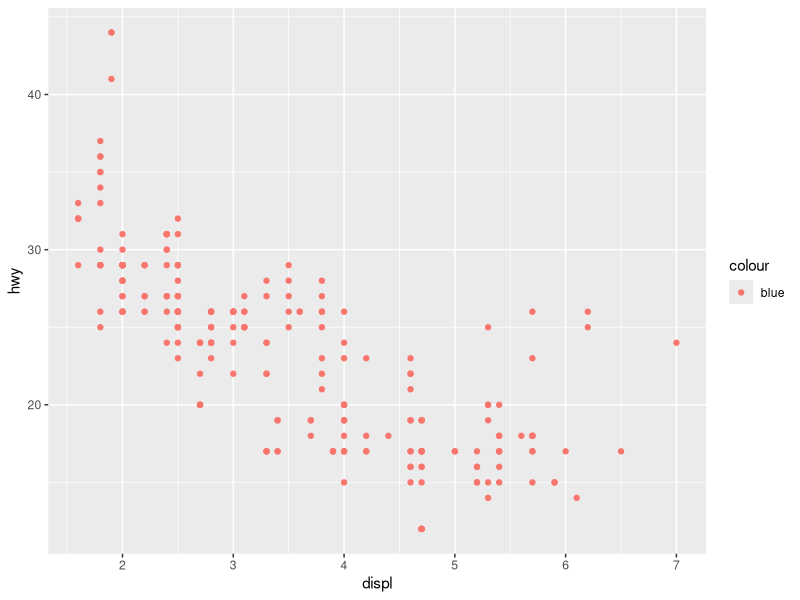
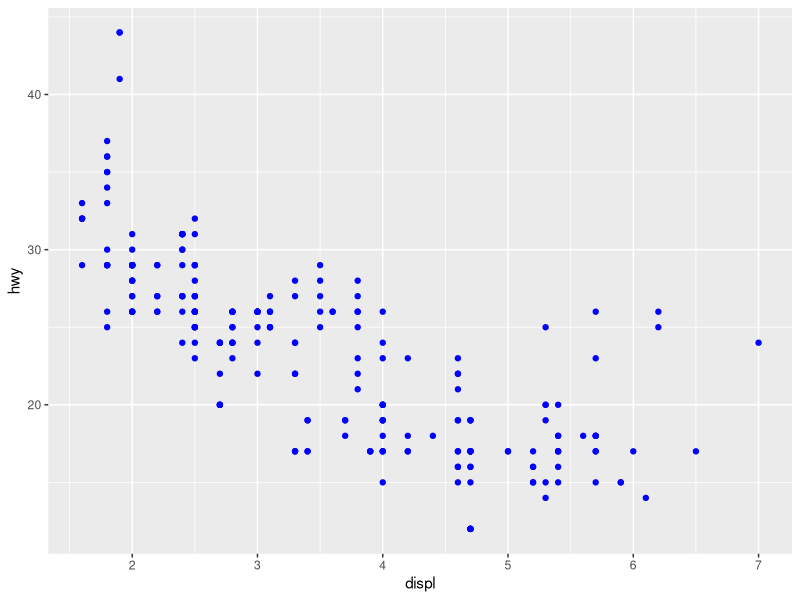
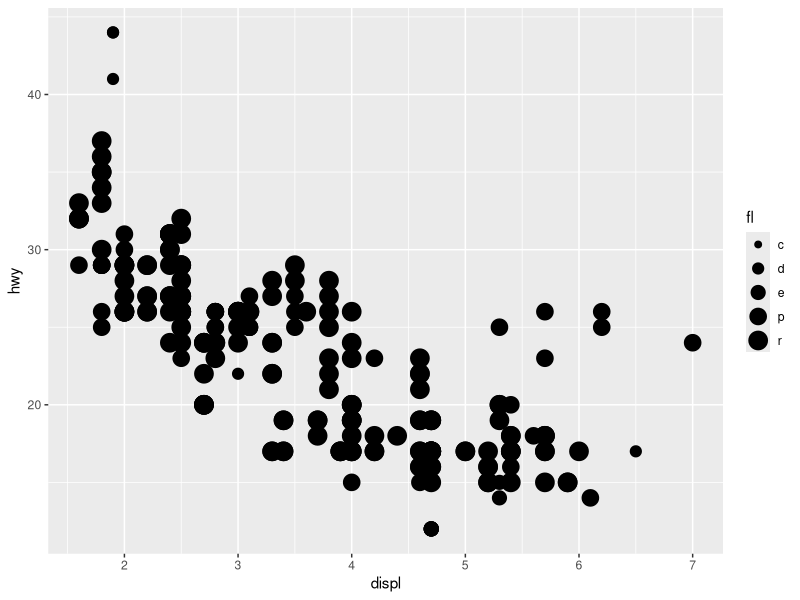
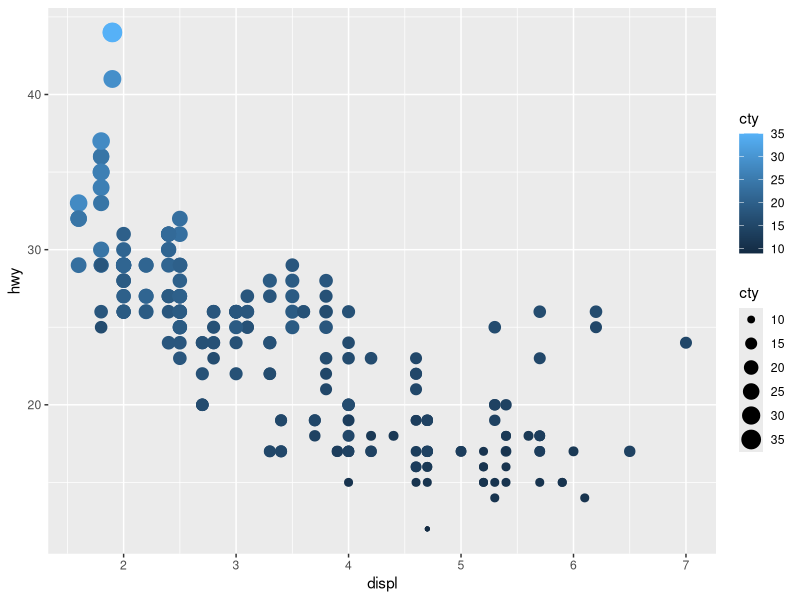
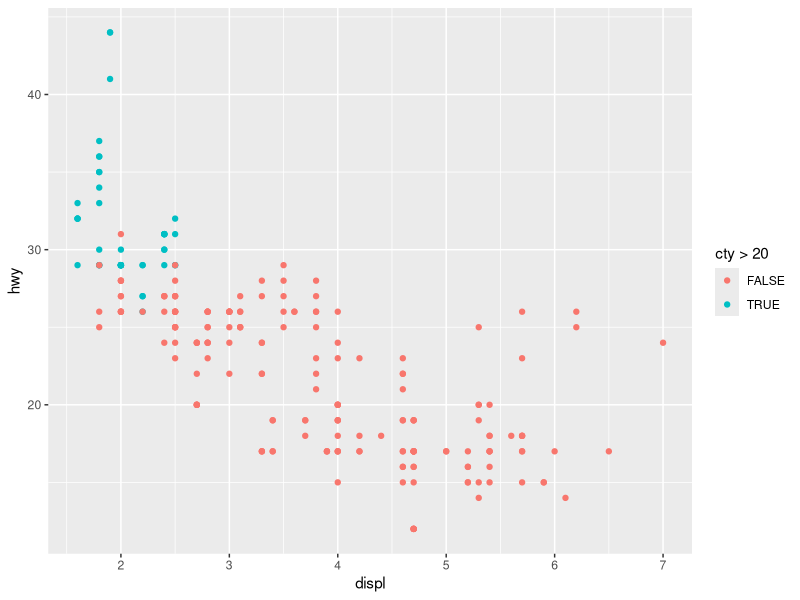
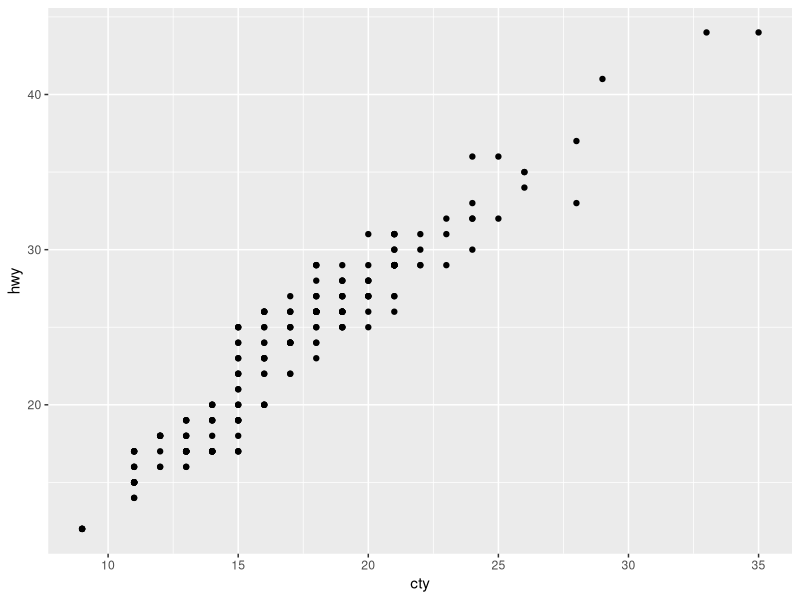
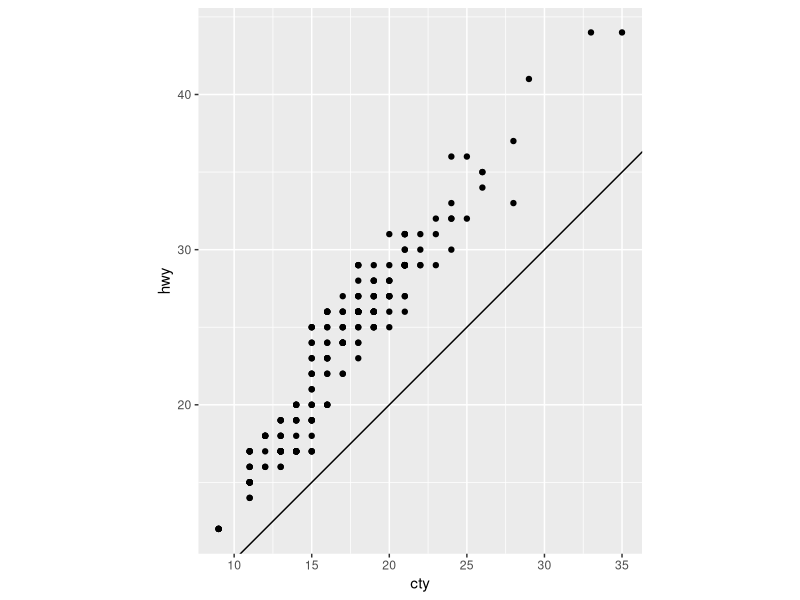

R code for these plots, in order:
## ---- chunk 1
    library(ggplot2)
    ggplot(data = mpg) + 
      geom_point(mapping = aes(x = displ, y = hwy, color = "blue"))
## ---- chunk 2
 ggplot(data = mpg) + 
      geom_point(mapping = aes(x = displ, y = hwy), color = "blue")
## ---- chunk 3
    str(mpg)
## ---- chunk 4
ggplot(data = mpg) + 
      geom_point(mapping = aes(x = displ, y = hwy, size= fl))
## ---- chunk 5
ggplot(data = mpg) + 
      geom_point(mapping = aes(x = displ, y = hwy, size= cty,color=cty))
## ---- chunk 6

## ---- chunk 7
ggplot(data = mpg) + 
      geom_point(mapping = aes(x = displ, y = hwy,color=cty>20))
## ---- chunk 8

## ---- chunk 9

## ---- chunk 10

## ---- chunk 11

## ---- chunk 12

## ---- chunk 13

## ---- chunk 14

## ---- chunk 15

## ---- chunk 16

## ---- chunk 17

## ---- chunk 18

## ---- chunk 19

## ---- chunk 20

## ---- chunk 21

## ---- chunk 22
    ggplot(data = mpg, mapping = aes(x = cty, y = hwy)) + 
      geom_point()
## ---- chunk 23

## ---- chunk 24

## ---- chunk 25

## ---- chunk 26

## ---- chunk 27

## ---- chunk 28
    ggplot(data = mpg, mapping = aes(x = cty, y = hwy)) +
      geom_point() + 
      geom_abline() +
      coord_fixed()
## ---- chunk 29

